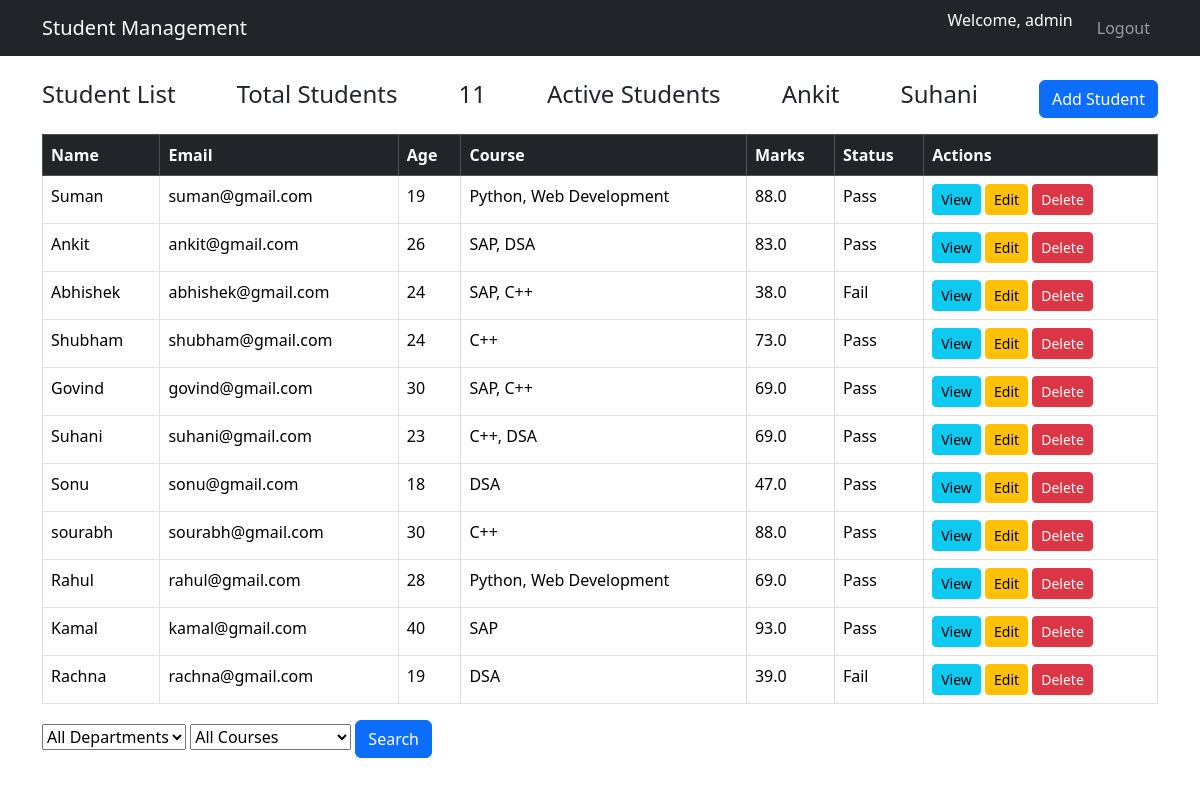
The app's page /students/ (signed in) with its own data.
### students/models.py (models this page shows, shortened)
class Student(models.Model):
    id = models.AutoField(primary_key=True)
    name = models.CharField(max_length=100)
    email = models.EmailField(unique=True)
    age = models.IntegerField()
    marks = models.FloatField()
    course = models.CharField(max_length=100)
    joined_date = models.DateTimeField(auto_now_add=True)
    active_status = models.BooleanField(default=False)
    department = models.ForeignKey(Department,on_delete=models.CASCADE,null=True,related_name="students")
    course = models.ManyToManyField(Course, related_name="students")

class Course(models.Model):
    course_name = models.CharField(max_length=100)
    code = models.CharField(max_length=50)
    duration = models.FloatField()
    active_status = models.BooleanField(default=True)

### students/views.py (the view)
# urls.py: path("students/", views.student_list, name="student_list"),
@login_required
def student_list(request):
    active_students = Student.objects.filter(active_status=True)
    total_students = Student.objects.all().count()
    students = Student.objects.select_related("department").prefetch_related("course").annotate(course_count=Count("course"))
    department = request.GET.get("department")
    if department:
        students = students.filter(department__id=department)
    course = request.GET.get("course")
    if course:
        students = students.filter(course__id=course)
    active = request.GET.get("active_status")
    if active != "" and active is not None:
        students = students.filter(active_status=(active == "True"))
    status = request.GET.get("status")
    if status == "pass":
        students = students.filter(marks__gte=40)
    elif status == "fail":
        students = students.filter(marks__lt=40)
    search = request.GET.get("search")
    if search:
        students = students.filter(Q(name__icontains=search) | Q(email__icontains=search) |
            Q(courses__course_name__icontains=search)).distinct()
    context = {
        "students": students,
        "departments": Department.objects.all(),
        "courses": Course.objects.all(),
        "active_students": active_students,
        "total_students": total_students
    }
    return render(request,"students/student_list.html",context,)

### templates/students/student_list.html (shortened to what this page needs)
{% extends "base.html" %}
{% block content %}
<div class="d-flex justify-content-between mb-3">
    <h4>Student List</h4>
    <h4>Total Students</h4>
    <h4>{{total_students}}</h4>
    <h4>Active Students</h4>
    {% for stu in active_students %}
    <h4>{{stu.name}}</h4>
    {% endfor %}
    <a href="{% url 'student_add' %}" class="btn btn-primary">
        Add Student
    </a>
</div>
<table class="table table-bordered table-hover">
    <thead class="table-dark">
        <tr>
            <th>Name</th>
            <th>Email</th>
            <th>Age</th>
            <th>Course</th>
            <th>Marks</th>
            <th>Status</th>
            <th>Actions</th>
        </tr>
    </thead>
    <tbody>
        {% for student in students %}
            <tr>
                <td>{{ student.name }}</td>
                <td>{{ student.email }}</td>
                <td>{{ student.age }}</td>
                    <td>
                        {% for course in student.course.all %}
                            {{ course.course_name }}{% if not forloop.last %}, {% endif %}
                        {% empty %}
                            No Course Assigned
                        {% endfor %}
                    </td>
                <td>{{ student.marks }}</td>
                <td>
                    {% if student.marks > 40 %}
                        Pass
                    {% else %}
                        Fail
                    {% endif %}
                </td>
                <td>
                    <a href="{% url 'student_detail' student.id %}" class="btn btn-info btn-sm">View</a>
                    <a href="{% url 'student_edit' student.id %}" class="btn btn-warning btn-sm">Edit</a>
                    <a href="{% url 'student_delete' student.id %}" class="btn btn-danger btn-sm">Delete</a>
                </td>
            </tr>
        {% empty %}
            <tr>
                <td colspan="4" class="text-center">
                    No students found.
                </td>
            </tr>
        {% endfor %}
    </tbody>
</table>
<form method="get">
    <select name="department">
        <option value="">All Departments</option>
        </select>
        <select name="course">
        <option value="">All Courses</option>
    </select>
    <inputtype="text"name="search"placeholder="Search">
    <button class="btn btn-primary">Search</button>
</form>
{% endblock %}

### templates/base.html (shortened to what this page needs)
<!DOCTYPE html>
<html>
<head>
<link href="https://cdn.jsdelivr.net/npm/bootstrap@5.3.7/dist/css/bootstrap.min.css"
      rel="stylesheet">
</head>
<body>
<nav class="navbar navbar-expand-lg navbar-dark bg-dark">
<div class="container">
<a class="navbar-brand"
href="{% url 'student_list' %}">
Student Management
</a>
<ul class="navbar-nav ms-auto">
{% if user.is_authenticated %}
<li class="nav-item">
<span class="navbar-text text-white me-3">
Welcome, {{ user.username }}
</span>
</li>
<li class="nav-item">
<a class="nav-link"
href="{% url 'logout' %}">
Logout
</a>
</li>
{% endif %}
</ul>
</div>
</nav>
<div class="container mt-4">
{% block content %}
{% endblock %}
</div>
</body>
</html>

### records on screen
Student: name "Ankit", email "ankit@gmail.com", age "26", marks "83.0", shows "Pass"
Student: name "Suhani", email "suhani@gmail.com", age "23", marks "69.0", shows "Pass"
Student: name "Suman", email "suman@gmail.com", age "19", marks "88.0", shows "Pass"
Course: course_name "Python"
Course: course_name "Web Development"
Course: course_name "SAP"
Course: course_name "DSA"
Student: name "Abhishek", email "abhishek@gmail.com", age "24", marks "38.0", shows "Fail"
Course: course_name "C++"
Student: name "Shubham", email "shubham@gmail.com", age "24", marks "73.0", shows "Pass"
Student: name "Govind", email "govind@gmail.com", age "30", marks "69.0", shows "Pass"
Student: name "Sonu", email "sonu@gmail.com", age "18", marks "47.0", shows "Pass"
Student: name "sourabh", email "sourabh@gmail.com", age "30", marks "88.0", shows "Pass"
Student: name "Rahul", email "rahul@gmail.com", age "28", marks "69.0", shows "Pass"
Student: name "Kamal", email "kamal@gmail.com", age "40", marks "93.0", shows "Pass"
Student: name "Rachna", email "rachna@gmail.com", age "19", marks "39.0", shows "Fail"

### other values on screen
{{ user.username }} "admin"
{{ total_students }} "11"
